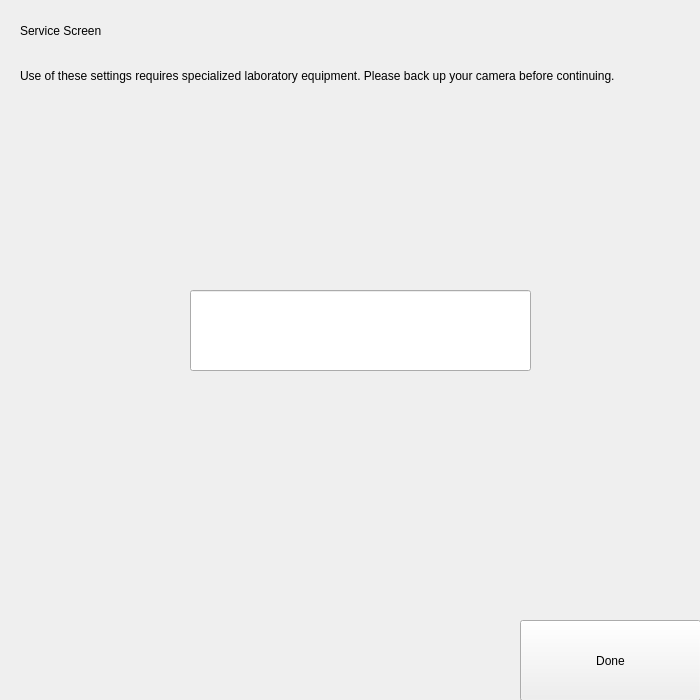
<?xml version="1.0" encoding="UTF-8"?>
<ui version="4.0">
 <class>ServiceScreenLocked</class>
 <widget class="QWidget" name="ServiceScreenLocked">
  <property name="geometry">
   <rect>
    <x>0</x>
    <y>0</y>
    <width>700</width>
    <height>700</height>
   </rect>
  </property>
  <property name="windowTitle">
   <string notr="true">Service Screen</string>
  </property>
  <widget class="Backdrop" name="backdrop">
   <property name="geometry">
    <rect>
     <x>0</x>
     <y>0</y>
     <width>701</width>
     <height>701</height>
    </rect>
   </property>
  </widget>
  <widget class="HeaderLabel" name="headerlabel">
   <property name="geometry">
    <rect>
     <x>20</x>
     <y>10</y>
     <width>241</width>
     <height>41</height>
    </rect>
   </property>
   <property name="text">
    <string>Service Screen</string>
   </property>
  </widget>
  <widget class="Label" name="label">
   <property name="geometry">
    <rect>
     <x>20</x>
     <y>50</y>
     <width>611</width>
     <height>51</height>
    </rect>
   </property>
   <property name="text">
    <string>Use of these settings requires specialized laboratory equipment. Please back up your camera before continuing.</string>
   </property>
   <property name="wordWrap">
    <bool>true</bool>
   </property>
  </widget>
  <widget class="Label" name="label_2">
   <property name="geometry">
    <rect>
     <x>210</x>
     <y>290</y>
     <width>301</width>
     <height>21</height>
    </rect>
   </property>
   <property name="text">
    <string>Service Password</string>
   </property>
  </widget>
  <widget class="LineEdit" name="uiPassword">
   <property name="geometry">
    <rect>
     <x>190</x>
     <y>290</y>
     <width>341</width>
     <height>81</height>
    </rect>
   </property>
  </widget>
  <widget class="Button" name="uiDone">
   <property name="geometry">
    <rect>
     <x>520</x>
     <y>620</y>
     <width>181</width>
     <height>81</height>
    </rect>
   </property>
   <property name="text">
    <string>Done</string>
   </property>
  </widget>
 </widget>
 <customwidgets>
  <customwidget>
   <class>Backdrop</class>
   <extends>QLabel</extends>
   <header>backdrop</header>
  </customwidget>
  <customwidget>
   <class>Button</class>
   <extends>QPushButton</extends>
   <header>button</header>
  </customwidget>
  <customwidget>
   <class>HeaderLabel</class>
   <extends>QLabel</extends>
   <header>header_label</header>
  </customwidget>
  <customwidget>
   <class>Label</class>
   <extends>QLabel</extends>
   <header>label</header>
  </customwidget>
  <customwidget>
   <class>LineEdit</class>
   <extends>QLineEdit</extends>
   <header>line_edit</header>
  </customwidget>
 </customwidgets>
 <resources/>
 <connections/>
</ui>
